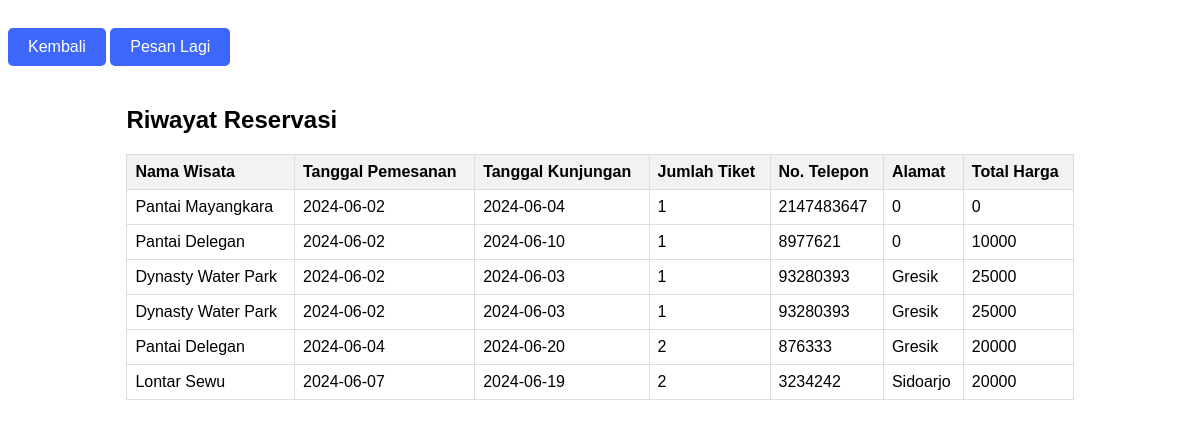
Page /riwayat.php (signed in) on the committed database.
### tables this page shows
CREATE TABLE `reservasi` (
  `idreservasi` int(11) NOT NULL,
  `idwisata` int(11) NOT NULL,
  `tanggal_pemesanan` date NOT NULL,
  `tanggal_kunjungan` date NOT NULL,
  `jumlah_tiket` int(11) NOT NULL,
  `no_telp` int(11) NOT NULL,
  `alamat` varchar(11) NOT NULL,
  `user_id` int(11) DEFAULT NULL
);

CREATE TABLE `wisata` (
  `idwisata` int(11) NOT NULL,
  `nama_wisata` varchar(100) NOT NULL,
  `deskripsi_wisata` varchar(1000) NOT NULL,
  `alamat_wisata` varchar(100) NOT NULL,
  `kapasitas_harian` int(11) NOT NULL,
  `harga_tiket` int(11) NOT NULL,
  `foto` varchar(255) NOT NULL,
  `jam_buka` time NOT NULL,
  `jam_tutup` time NOT NULL
);

### riwayat.php (the view, shortened to what this page needs)
<?php
$username = $_SESSION['username'];
include 'koneksi.php';
$result_user = mysqli_query($mysqli, "SELECT * FROM user WHERE username='$username'") or die(mysqli_error($mysqli));
$user_data = mysqli_fetch_assoc($result_user);
$id_user = $user_data['id'];
$result_reservasi = mysqli_query($mysqli, "SELECT reservasi.idreservasi, wisata.nama_wisata, reservasi.tanggal_pemesanan, reservasi.tanggal_kunjungan, reservasi.jumlah_tiket, reservasi.no_telp, reservasi.alamat, SUM(reservasi.jumlah_tiket * wisata.harga_tiket) AS total_harga FROM reservasi INNER JOIN wisata ON reservasi.idwisata = wisata.idwisata WHERE user_id='$id_user' GROUP BY reservasi.idreservasi") or die(mysqli_error($mysqli));
?>
<!DOCTYPE html>
<html lang="en">
<head>
</head>
<body>
    <a href="halamanuser.php" class="btn-back">Kembali</a>
    <a href="wisataw.php" class="btn-back">Pesan Lagi</a>
    <div class="container">
        <h2>Riwayat Reservasi</h2>
        <table>
            <thead>
                <tr>
                    <th>Nama Wisata</th>
                    <th>Tanggal Pemesanan</th>
                    <th>Tanggal Kunjungan</th>
                    <th>Jumlah Tiket</th>
                    <th>No. Telepon</th>
                    <th>Alamat</th>
                    <th>Total Harga</th>
                </tr>
            </thead>
            <tbody>
                <?php
                while ($row = mysqli_fetch_assoc($result_reservasi)) {
                    echo "<tr>";
                    echo "<td>" . $row['nama_wisata'] . "</td>";
                    echo "<td>" . $row['tanggal_pemesanan'] . "</td>";
                    echo "<td>" . $row['tanggal_kunjungan'] . "</td>";
                    echo "<td>" . $row['jumlah_tiket'] . "</td>";
                    echo "<td>" . $row['no_telp'] . "</td>";
                    echo "<td>" . $row['alamat'] . "</td>";
                    echo "<td>" . $row['total_harga'] . "</td>";
                    echo "</tr>";
                }
                ?>
            </tbody>
        </table>
    </div>
</body>
</html>

### riwayat.php (style rules this page uses)
body { font-family: Arial, sans-serif; }
.container { width: 80%; margin: 0 auto; padding: 20px; }
table { width: 100%; border-collapse: collapse; margin-top: 20px; }
th, td { border: 1px solid #dddddd; text-align: left; padding: 8px; }
th { background-color: #f2f2f2; }
.btn-back { display: inline-block; padding: 10px 20px; background-color: #3d66fb; color: white; text-align: center; font-size: 16px; margin-top: 20px; text-decoration: none; border-radius: 5px; }

### rows in the picture
reservasi: idwisata.nama_wisata "Pantai Mayangkara", tanggal_pemesanan "2024-06-02", tanggal_kunjungan "2024-06-04", jumlah_tiket "1", no_telp "2147483647", alamat "0", total_harga "0"
reservasi: idwisata.nama_wisata "Pantai Delegan", tanggal_pemesanan "2024-06-02", tanggal_kunjungan "2024-06-10", jumlah_tiket "1", no_telp "8977621", alamat "0", total_harga "10000"
reservasi: idwisata.nama_wisata "Dynasty Water Park", tanggal_pemesanan "2024-06-02", tanggal_kunjungan "2024-06-03", jumlah_tiket "1", no_telp "93280393", alamat "Gresik", total_harga "25000"
reservasi: idwisata.nama_wisata "Dynasty Water Park", tanggal_pemesanan "2024-06-02", tanggal_kunjungan "2024-06-03", jumlah_tiket "1", no_telp "93280393", alamat "Gresik", total_harga "25000"
reservasi: idwisata.nama_wisata "Pantai Delegan", tanggal_pemesanan "2024-06-04", tanggal_kunjungan "2024-06-20", jumlah_tiket "2", no_telp "876333", alamat "Gresik", total_harga "20000"
reservasi: idwisata.nama_wisata "Lontar Sewu", tanggal_pemesanan "2024-06-07", tanggal_kunjungan "2024-06-19", jumlah_tiket "2", no_telp "3234242", alamat "Sidoarjo", total_harga "20000"
